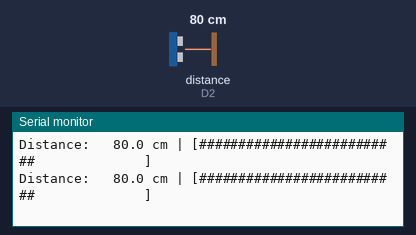
A sketch run on a simulated ESP8266 (NodeMCU). On the bench: the last lines printed to the serial monitor. Wiring (inferred from the names in the program): ultrasonic range finder: trigger D1; echo D2. The test bench sets the inputs (shaded band); at power-on: distance to the obstacle (sensor on D2) 80 cm. The echo pulse lasts 58.3 µs per cm.

Above: at 1.7 s.
1.8 s: distance to the obstacle (sensor on D2) set to 2 cm
At 2.23 s:
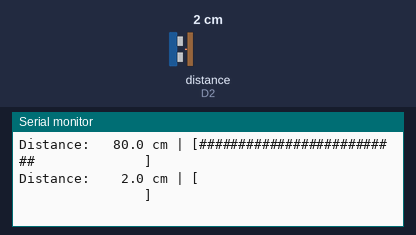
4.0 s: distance to the obstacle (sensor on D2) set to 4 cm
At 4.23 s:
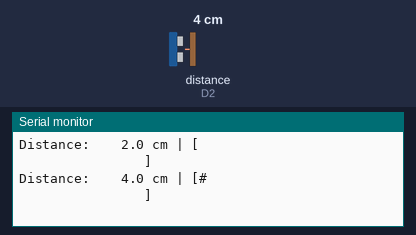
6.0 s: distance to the obstacle (sensor on D2) set to 9 cm
At 6.25 s:
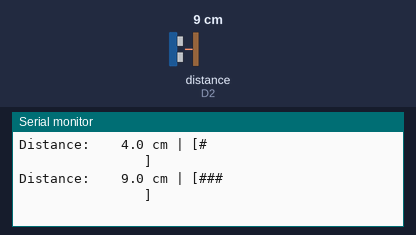
8.0 s: distance to the obstacle (sensor on D2) set to 18 cm
At 8.26 s:
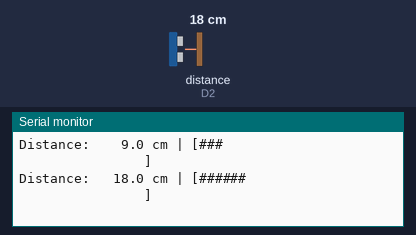
10.0 s: distance to the obstacle (sensor on D2) set to 35 cm
At 10.28 s:
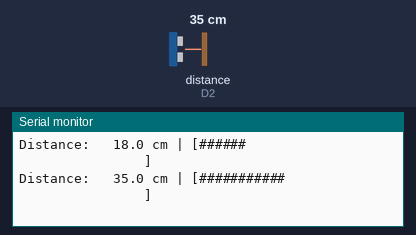
12.1 s: distance to the obstacle (sensor on D2) set to 60 cm
At 12.3 s:
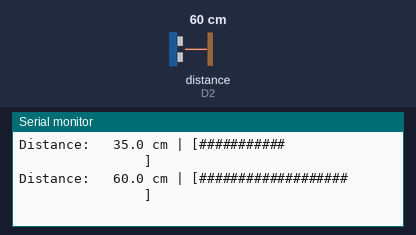

Measured:
- after the input at 1.8 s, the serial monitor: prints a new line after 0.25 s (image 1)
- after the input at 4.0 s, the serial monitor: prints a new line after 0.05 s (image 2)
- after the input at 6.0 s, the serial monitor: prints a new line after 0.06 s (image 3)
- after the input at 8.0 s, the serial monitor: prints a new line after 0.08 s (image 4)
- after the input at 10.0 s, the serial monitor: prints a new line after 0.09 s (image 5)
- after the input at 12.1 s, the serial monitor: prints a new line at once (image 6)

The sketch:

test_ultrasonic.ino
```cpp
/**
 * INDEPENDENT HARDWARE TEST: HC-SR04 Ultrasonic Distance Sensor
 * Board: NodeMCU ESP8266 ESP-12E
 *
 * Checks:
 * - Trigger pin emits pulse on NodeMCU D1 (GPIO5)
 * - Echo pin receives pulse through 5V->3.3V voltage divider on NodeMCU D2 (GPIO4)
 * - Measures distance continuously and prints cm + visual ASCII distance bar
 */

#include <Arduino.h>

#define PIN_TRIG D1 // ESP8266 GPIO5
#define PIN_ECHO D2 // ESP8266 GPIO4 (via 1k/2k voltage divider!)

void setup() {
    Serial.begin(115200);
    delay(500);

    Serial.println("\n--- [TEST] HC-SR04 Ultrasonic Sensor Test (NodeMCU ESP8266) ---");
    Serial.println("Ensure TRIG is connected to NodeMCU D1 (GPIO5)");
    Serial.println("Ensure ECHO passes through 1k/2k voltage divider into NodeMCU D2 (GPIO4)");

    pinMode(PIN_TRIG, OUTPUT);
    pinMode(PIN_ECHO, INPUT);
    digitalWrite(PIN_TRIG, LOW);
}

void loop() {
    // 10 microsecond pulse
    digitalWrite(PIN_TRIG, LOW);
    delayMicroseconds(4);
    digitalWrite(PIN_TRIG, HIGH);
    delayMicroseconds(10);
    digitalWrite(PIN_TRIG, LOW);

    unsigned long duration = pulseIn(PIN_ECHO, HIGH, 30000UL); // 30ms timeout

    if (duration == 0) {
        Serial.println("[TIMEOUT] No echo detected. Check 5V VCC, GND, and voltage divider on D2.");
    } else {
        float distanceCm = duration * 0.01715f;
        Serial.printf("Distance: %6.1f cm | ", distanceCm);

        int barLength = (int)(distanceCm / 3.0f);
        if (barLength > 40) barLength = 40;
        Serial.print("[");
        for (int i = 0; i < barLength; i++) Serial.print("#");
        for (int i = barLength; i < 40; i++) Serial.print(" ");
        Serial.println("]");
    }

    delay(250);
    yield();
}
```
